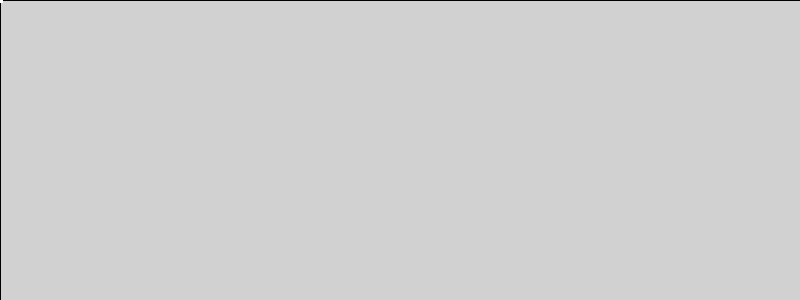
Frame 1 (no input)
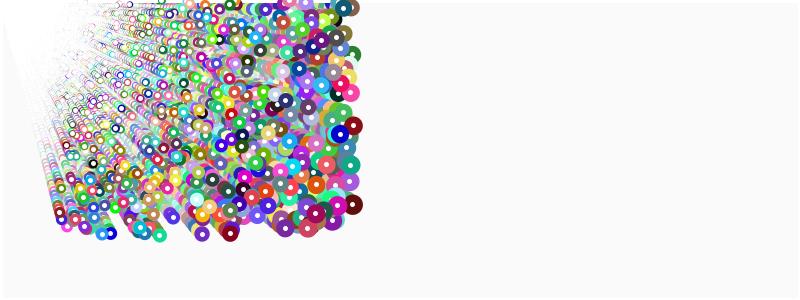
Frame 60 (the mouse pressed at the canvas centre just before this capture)
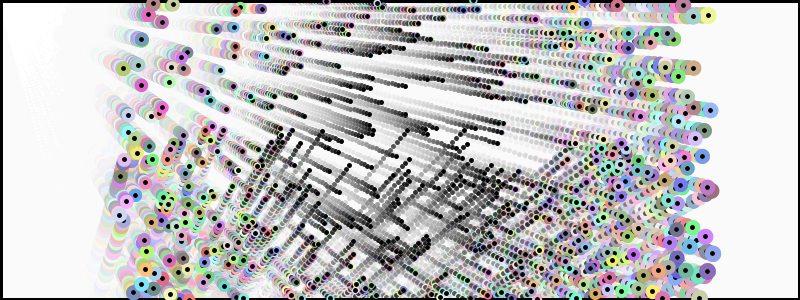
Frame 120 (the mouse held since frame 60 and released just before this capture)

The Processing sketch that drew these frames (run headless with seeded random() and noise(); from frame 60 on, the mouse is pressed at the canvas centre):

// Processing sketch: processing_174019
// ── processing_174019.pde


int numeroPelotas = 550;
pelota [] p = new pelota [numeroPelotas]; //creamos el objeto pelota

void setup() { 
  size(800, 300); 

  for (int i = 0; i<p.length; i++) { //creación de las 550 pelotas a partir del elemento pelota
    p [i] = new pelota();
  }
} 

void draw() { 
  fill(255, 25); //fondo blanco(255) con grado de transparencia (25)
  rect(0, 0, width, height);

  for (int i = 0; i<p.length; i++) { //ejecutamos las pelotas
    p[i].run(); //estamos ejecutando las pelotas desde void run
  } 

  noCursor();
} 

class pelota { 

  float posX ; //variable posicion X pelotas 
  float posY ; //variable posicion X pelotas para que aparezcan desde cualquier punto del eje Y de la pantalla

  float velX = random(1, 6); //variable velocidad en X
  float velY = random(0, 4); //variable velocidad en Y


  void run() { //equivalente a void draw: función de ejecución de las funciones;
    display(); 
    move(); 
    rebote();
  } 

  void display() { //orden para dibujar las pelotas
    float sz = (dist(posX, posY, mouseX, mouseY))/10; //calculo de distancia entre posicion pelotas y el mouse: definimos variable "sz": cuánto más me acerco a las pelotas, más pequeña es la distancia y por tanto más pequeñas serán las pelotas(elipses)

    noStroke(); //eliminamos el borde de las pelotas
    fill(random(255), random(255), random(255)); //color variable de las pelotas
    ellipse(posX, posY, sz/2, sz/2); //el tamaño de las pelotas depende de la distancia entre pelotas y el mouse

    strokeWeight(5); //grosor del punto centro pelotas
    stroke(255); //color del punto centro pelotas
    point(posX, posY); //punto centro pelotas

    if (mousePressed) {
      
      noStroke(); //eliminamos el borde de las pelotas
      fill(255,100); //color variable de las pelotas
      ellipse(posX, posY, sz/2, sz/2); //el tamaño de las pelotas depende de la distancia entre pelotas y el mouse

      strokeWeight(5); //grosor del punto centro pelotas
      stroke(0); //color del punto centro pelotas
      point(posX, posY); //punto centro pelotas
    }
  } 

  void move() { //movimiento de las pelotas
    posX = posX+velX; //actualice posiciones pelotas
    posY = posY+velY;
  } 

  void rebote() { //rebote de las pelotas contra los bordes de la pantalla
    if (posX<0 || posX>width) { 
      velX = -velX;
    } 

    if (posY<0 || posY>height) { 
      velY = -velY;
    }
  }
}
